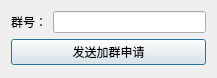
<?xml version="1.0" encoding="UTF-8"?>
<ui version="4.0">
 <class>DialogJoinGroup</class>
 <widget class="QDialog" name="DialogJoinGroup">
  <property name="geometry">
   <rect>
    <x>0</x>
    <y>0</y>
    <width>217</width>
    <height>78</height>
   </rect>
  </property>
  <property name="windowTitle">
   <string>加群</string>
  </property>
  <layout class="QVBoxLayout" name="verticalLayout">
   <item>
    <layout class="QGridLayout" name="gridLayout">
     <item row="0" column="0">
      <widget class="QLabel" name="label">
       <property name="text">
        <string>群号：</string>
       </property>
      </widget>
     </item>
     <item row="0" column="1">
      <widget class="QLineEdit" name="grpid"/>
     </item>
    </layout>
   </item>
   <item>
    <widget class="QPushButton" name="btn_JoinGroup">
     <property name="text">
      <string>发送加群申请</string>
     </property>
    </widget>
   </item>
  </layout>
 </widget>
 <resources/>
 <connections/>
</ui>
